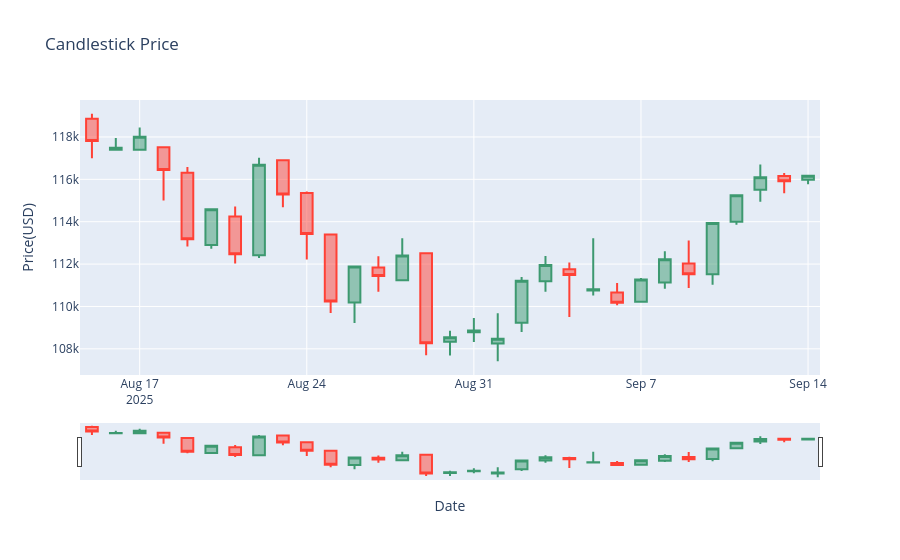

Notebook cell for this chart:
### Code cell
fig = go.Figure(data=go.Candlestick(x=candle.index,
                                    open=candle['price']['first'],
                                    high=candle['price']['max'],
                                    low=candle['price']['min'],
                                    close=candle['price']['last']))
fig.update_layout( xaxis_rangeslider_visible=True,xaxis_title='Date',yaxis_title='Price(USD)',title='Candlestick Price')
